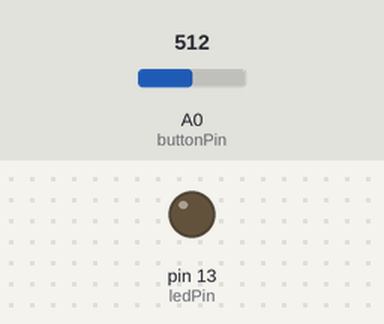
A sketch run on a simulated Arduino Uno, built with avr-gcc and run on an emulated ATmega328P. Parts: output pins drawn as LEDs (lit = HIGH). Inputs (shaded band) come from the test bench; at power-on: A0 (buttonPin) = 512.

Above: at 1.2 s.
1.3 s: A0 (buttonPin) set to 0
At 2.3 s:
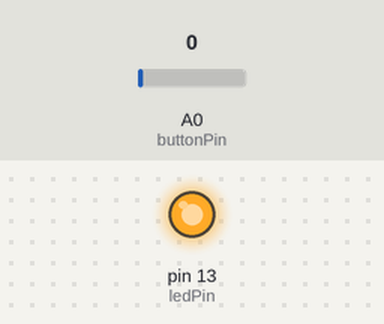
2.8 s: A0 (buttonPin) set to 122
At 3.5 s:
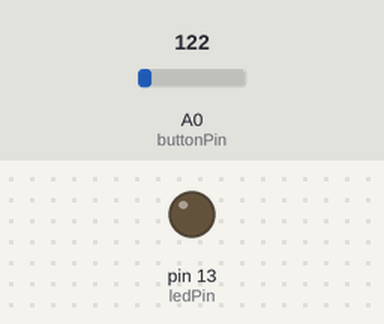
Timing chart, 0 to 5.8 s (numbered marks = the images above; inputs shaded):
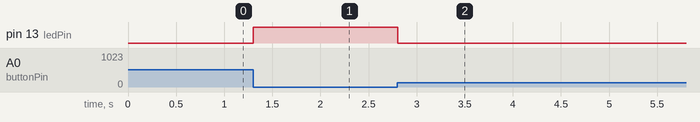

The sketch:

Sketch.ino
```cpp
int buttonPin = A0;
int ledPin = 13;

void setup() {
  pinMode(buttonPin, INPUT);   // button input
  pinMode(ledPin, OUTPUT);     // LED output
}

void loop() {
  int buttonState = analogRead(buttonPin);

  if (buttonState == LOW) {
    digitalWrite(ledPin, HIGH);   // LED ON when pressed
  }
  else {
    digitalWrite(ledPin, LOW);    // LED OFF when released
  }
  delay(100);
}
```

Measured:
- after the input at 1.3 s, pin 13 (ledPin): LOW → HIGH at once
- after the input at 2.8 s, pin 13 (ledPin): HIGH → LOW at once
